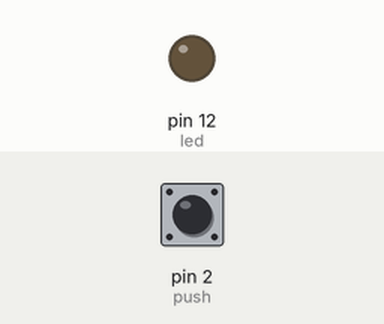
Recording of a sketch running on a simulated Arduino Uno, built with avr-gcc and run on an emulated ATmega328P. On the bench: output pins drawn as LEDs (lit = HIGH). Inputs (shaded band) come from the test bench; at power-on: pin 2 (push) LOW. What the sketch prints to the serial monitor is not drawn.

Above: at 1.2 s.
1.3 s: pin 2 (push) pulled HIGH for 0.15 s
At 1.37 s:
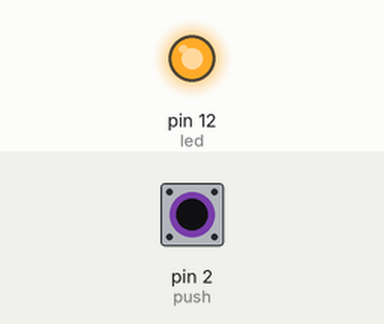
2.9 s: pin 2 (push) pulled HIGH for 3.2 s
At 6.4 s:
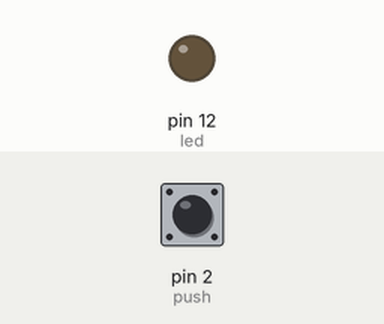
Timing chart, 0 to 7.9 s (numbered marks = the images above; inputs shaded):
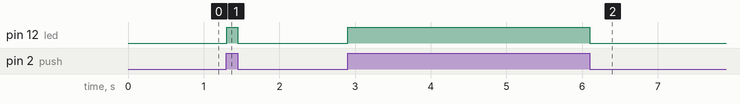

Measured:
- after the input at 1.3 s, pin 12 (led): LOW → HIGH at once, → LOW 0.15 s later
- after the input at 2.9 s, pin 12 (led): LOW → HIGH at once, → LOW 3.2 s later

The sketch:

tempanalog.ino
```cpp
int led=12;
int push=2;
void setup()
{
  pinMode(led,OUTPUT);
  pinMode(push,INPUT);
  Serial.begin(9600);
}
void loop()
{

  if(digitalRead(push))
  {
    digitalWrite(led,HIGH);
    //delay(1000);
  }
  else
  {
    digitalWrite(led,LOW);
   // delay(1000);
  }
  Serial.println(digitalRead(push));
}
```
